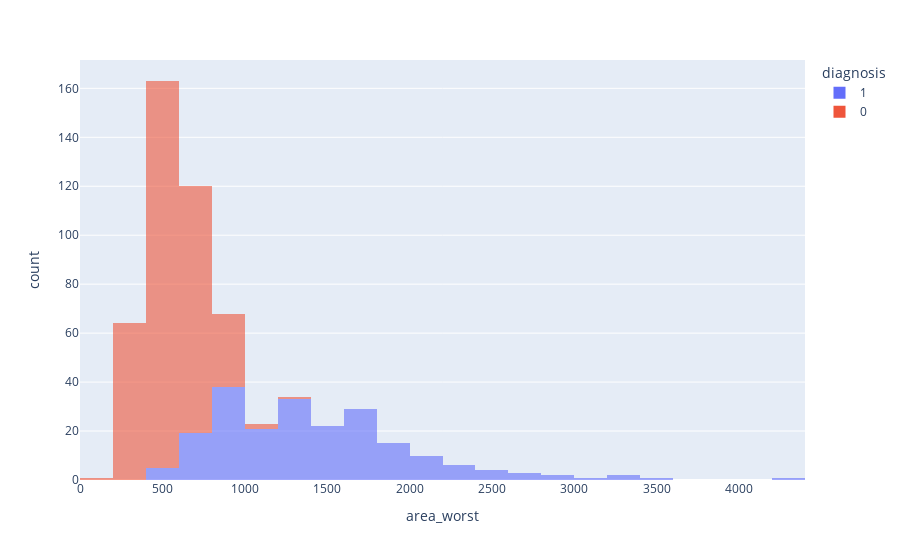

Notebook code for this chart:
### Code cell
px.histogram(df, x="area_worst", color="diagnosis", opacity=0.6, nbins=30)

### Figure 1 — Plotly figure (JSON) as saved in the notebook; plotly's stock layout.template omitted (floating-point values rounded to 4 significant figures; data arrays with more than 128 entries replaced by an {"elided": "..."} marker saying what was removed)
{"data": [{"bingroup": "x", "hovertemplate": "diagnosis=1<br>area_worst=%{x}<br>count=%{y}<extra></extra>", "legendgroup": "1", "marker": {"color": "#636efa", "opacity": 0.6, "pattern": {"shape": ""}}, "name": "1", "nbinsx": 30, "orientation": "v", "showlegend": true, "type": "histogram", "x": {"elided": "212 float values"}, "xaxis": "x", "yaxis": "y"}, {"bingroup": "x", "hovertemplate": "diagnosis=0<br>area_worst=%{x}<br>count=%{y}<extra></extra>", "legendgroup": "0", "marker": {"color": "#EF553B", "opacity": 0.6, "pattern": {"shape": ""}}, "name": "0", "nbinsx": 30, "orientation": "v", "showlegend": true, "type": "histogram", "x": {"elided": "357 float values"}, "xaxis": "x", "yaxis": "y"}], "layout": {"barmode": "relative", "legend": {"title": {"text": "diagnosis"}, "tracegroupgap": 0}, "margin": {"t": 60}, "xaxis": {"anchor": "y", "domain": [0, 1], "title": {"text": "area_worst"}}, "yaxis": {"anchor": "x", "domain": [0, 1], "title": {"text": "count"}}}}
